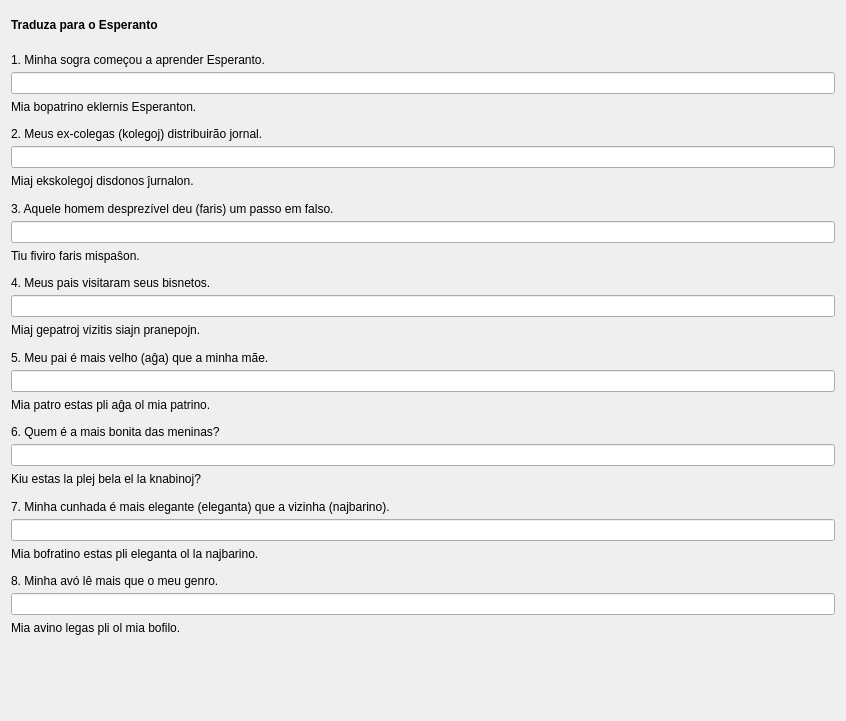
         <widget class="QWidget" name="scrollAreaWidgetContents_9">
          <property name="geometry">
           <rect>
            <x>0</x>
            <y>0</y>
            <width>846</width>
            <height>721</height>
           </rect>
          </property>
          <layout class="QVBoxLayout" name="verticalLayout_34">
           <property name="spacing">
            <number>12</number>
           </property>
           <item>
            <widget class="titolo" name="Lec08_Label72">
             <property name="sizePolicy">
              <sizepolicy hsizetype="Preferred" vsizetype="Maximum">
               <horstretch>0</horstretch>
               <verstretch>0</verstretch>
              </sizepolicy>
             </property>
             <property name="font">
              <font>
               <weight>75</weight>
               <bold>true</bold>
              </font>
             </property>
             <property name="text">
              <string>Traduza para o Esperanto</string>
             </property>
             <property name="wordWrap">
              <bool>true</bool>
             </property>
            </widget>
           </item>
           <item>
            <layout class="QVBoxLayout" name="verticalLayout_277">
             <property name="spacing">
              <number>5</number>
             </property>
             <item>
              <widget class="QLabel" name="Lec08_Label302">
               <property name="text">
                <string>1. Minha sogra começou a aprender Esperanto.</string>
               </property>
               <property name="alignment">
                <set>Qt::AlignBottom|Qt::AlignLeading|Qt::AlignLeft</set>
               </property>
               <property name="wordWrap">
                <bool>true</bool>
               </property>
               <property name="buddy">
                <cstring>lineEdit_69</cstring>
               </property>
              </widget>
             </item>
             <item>
              <widget class="cx_edit" name="lineEdit_69">
               <property name="sizePolicy">
                <sizepolicy hsizetype="Preferred" vsizetype="Preferred">
                 <horstretch>0</horstretch>
                 <verstretch>0</verstretch>
                </sizepolicy>
               </property>
              </widget>
             </item>
             <item>
              <widget class="korekta" name="label">
               <property name="text">
                <string>Mia bopatrino eklernis Esperanton.</string>
               </property>
              </widget>
             </item>
            </layout>
           </item>
           <item>
            <layout class="QVBoxLayout" name="verticalLayout_283">
             <property name="spacing">
              <number>5</number>
             </property>
             <item>
              <widget class="QLabel" name="Lec08_Label303">
               <property name="text">
                <string>2. Meus ex-colegas (kolegoj) distribuirão jornal.</string>
               </property>
               <property name="alignment">
                <set>Qt::AlignBottom|Qt::AlignLeading|Qt::AlignLeft</set>
               </property>
               <property name="wordWrap">
                <bool>true</bool>
               </property>
               <property name="buddy">
                <cstring>lineEdit_70</cstring>
               </property>
              </widget>
             </item>
             <item>
              <widget class="cx_edit" name="lineEdit_70">
               <property name="sizePolicy">
                <sizepolicy hsizetype="Preferred" vsizetype="Preferred">
                 <horstretch>0</horstretch>
                 <verstretch>0</verstretch>
                </sizepolicy>
               </property>
              </widget>
             </item>
             <item>
              <widget class="korekta" name="label_2">
               <property name="text">
                <string>Miaj ekskolegoj disdonos ĵurnalon.</string>
               </property>
              </widget>
             </item>
            </layout>
           </item>
           <item>
            <layout class="QVBoxLayout" name="verticalLayout_284">
             <property name="spacing">
              <number>5</number>
             </property>
             <item>
              <widget class="QLabel" name="Lec08_Label304">
               <property name="text">
                <string>3. Aquele homem desprezível deu (faris) um passo em falso.</string>
               </property>
               <property name="alignment">
                <set>Qt::AlignBottom|Qt::AlignLeading|Qt::AlignLeft</set>
               </property>
               <property name="wordWrap">
                <bool>true</bool>
               </property>
               <property name="buddy">
                <cstring>lineEdit_71</cstring>
               </property>
              </widget>
             </item>
             <item>
              <widget class="cx_edit" name="lineEdit_71">
               <property name="sizePolicy">
                <sizepolicy hsizetype="Preferred" vsizetype="Preferred">
                 <horstretch>0</horstretch>
                 <verstretch>0</verstretch>
                </sizepolicy>
               </property>
              </widget>
             </item>
             <item>
              <widget class="korekta" name="label_3">
               <property name="text">
                <string>Tiu fiviro faris mispaŝon.</string>
               </property>
              </widget>
             </item>
            </layout>
           </item>
           <item>
            <layout class="QVBoxLayout" name="verticalLayout_285">
             <property name="spacing">
              <number>5</number>
             </property>
             <item>
              <widget class="QLabel" name="Lec08_Label305">
               <property name="text">
                <string>4. Meus pais visitaram seus bisnetos.</string>
               </property>
               <property name="alignment">
                <set>Qt::AlignBottom|Qt::AlignLeading|Qt::AlignLeft</set>
               </property>
               <property name="wordWrap">
                <bool>true</bool>
               </property>
               <property name="buddy">
                <cstring>lineEdit_72</cstring>
               </property>
              </widget>
             </item>
             <item>
              <widget class="cx_edit" name="lineEdit_72">
               <property name="sizePolicy">
                <sizepolicy hsizetype="Preferred" vsizetype="Preferred">
                 <horstretch>0</horstretch>
                 <verstretch>0</verstretch>
                </sizepolicy>
               </property>
              </widget>
             </item>
             <item>
              <widget class="korekta" name="label_4">
               <property name="text">
                <string>Miaj gepatroj vizitis siajn pranepojn.</string>
               </property>
              </widget>
             </item>
            </layout>
           </item>
           <item>
            <layout class="QVBoxLayout" name="verticalLayout_288">
             <property name="spacing">
              <number>5</number>
             </property>
             <item>
              <widget class="QLabel" name="Lec08_Label306">
               <property name="text">
                <string>5. Meu pai é mais velho (aĝa) que a minha mãe.</string>
               </property>
               <property name="alignment">
                <set>Qt::AlignBottom|Qt::AlignLeading|Qt::AlignLeft</set>
               </property>
               <property name="wordWrap">
                <bool>true</bool>
               </property>
               <property name="buddy">
                <cstring>lineEdit_86</cstring>
               </property>
              </widget>
             </item>
             <item>
              <widget class="cx_edit" name="lineEdit_86">
               <property name="sizePolicy">
                <sizepolicy hsizetype="Preferred" vsizetype="Preferred">
                 <horstretch>0</horstretch>
                 <verstretch>0</verstretch>
                </sizepolicy>
               </property>
              </widget>
             </item>
             <item>
              <widget class="korekta" name="label_5">
               <property name="text">
                <string>Mia patro estas pli aĝa ol mia patrino.</string>
               </property>
              </widget>
             </item>
            </layout>
           </item>
           <item>
            <layout class="QVBoxLayout" name="verticalLayout_289">
             <property name="spacing">
              <number>5</number>
             </property>
             <item>
              <widget class="QLabel" name="Lec08_Label308">
               <property name="text">
                <string>6. Quem é a mais bonita das meninas?</string>
               </property>
               <property name="alignment">
                <set>Qt::AlignBottom|Qt::AlignLeading|Qt::AlignLeft</set>
               </property>
               <property name="wordWrap">
                <bool>true</bool>
               </property>
               <property name="buddy">
                <cstring>lineEdit_87</cstring>
               </property>
              </widget>
             </item>
             <item>
              <widget class="cx_edit" name="lineEdit_87">
               <property name="sizePolicy">
                <sizepolicy hsizetype="Preferred" vsizetype="Preferred">
                 <horstretch>0</horstretch>
                 <verstretch>0</verstretch>
                </sizepolicy>
               </property>
              </widget>
             </item>
             <item>
              <widget class="korekta" name="label_6">
               <property name="text">
                <string>Kiu estas la plej bela el la knabinoj?</string>
               </property>
              </widget>
             </item>
            </layout>
           </item>
           <item>
            <layout class="QVBoxLayout" name="verticalLayout_290">
             <property name="spacing">
              <number>5</number>
             </property>
             <item>
              <widget class="QLabel" name="Lec08_Label309">
               <property name="text">
                <string>7. Minha cunhada é mais elegante (eleganta) que a vizinha (najbarino).</string>
               </property>
               <property name="alignment">
                <set>Qt::AlignBottom|Qt::AlignLeading|Qt::AlignLeft</set>
               </property>
               <property name="wordWrap">
                <bool>true</bool>
               </property>
               <property name="buddy">
                <cstring>lineEdit_88</cstring>
               </property>
              </widget>
             </item>
             <item>
              <widget class="cx_edit" name="lineEdit_88">
               <property name="sizePolicy">
                <sizepolicy hsizetype="Preferred" vsizetype="Preferred">
                 <horstretch>0</horstretch>
                 <verstretch>0</verstretch>
                </sizepolicy>
               </property>
              </widget>
             </item>
             <item>
              <widget class="korekta" name="label_7">
               <property name="text">
                <string>Mia bofratino estas pli eleganta ol la najbarino.</string>
               </property>
              </widget>
             </item>
            </layout>
           </item>
           <item>
            <layout class="QVBoxLayout" name="verticalLayout_291">
             <property name="spacing">
              <number>5</number>
             </property>
             <item>
              <widget class="QLabel" name="Lec08_Label310">
               <property name="text">
                <string>8. Minha avó lê mais que o meu genro.</string>
               </property>
               <property name="alignment">
                <set>Qt::AlignBottom|Qt::AlignLeading|Qt::AlignLeft</set>
               </property>
               <property name="wordWrap">
                <bool>true</bool>
               </property>
               <property name="buddy">
                <cstring>lineEdit_89</cstring>
               </property>
              </widget>
             </item>
             <item>
              <widget class="cx_edit" name="lineEdit_89">
               <property name="sizePolicy">
                <sizepolicy hsizetype="Preferred" vsizetype="Preferred">
                 <horstretch>0</horstretch>
                 <verstretch>0</verstretch>
                </sizepolicy>
               </property>
              </widget>
             </item>
             <item>
              <widget class="korekta" name="label_8">
               <property name="text">
                <string>Mia avino legas pli ol mia bofilo.</string>
               </property>
              </widget>
             </item>
            </layout>
           </item>
           <item alignment="Qt::AlignHCenter">
            <widget class="sendujo" name="frame">
             <property name="frameShape">
              <enum>QFrame::StyledPanel</enum>
             </property>
             <property name="frameShadow">
              <enum>QFrame::Raised</enum>
             </property>
            </widget>
           </item>
          </layout>
         </widget>
